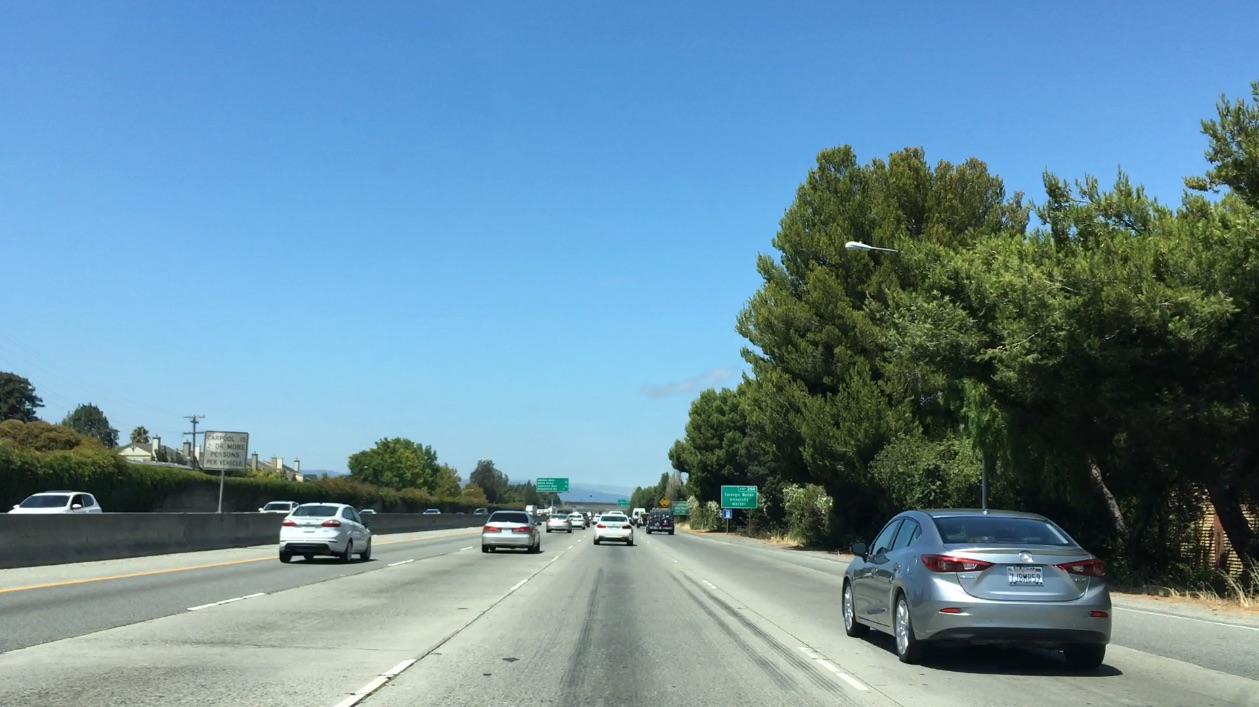
#> input picture vehicle-detect-tracking/exercise/bbox-example-image.jpg, 1259 x 707 px
$ jupyter execute exercises.ipynb   (shell and % lines are left out)
#> lines starting #> are read from the running program, lines starting #| are printed output that depends on the picture; after the words box and inside, x2 and y2 are one past the last pixel; in counts of white or black regions, pixels touching at a corner belong together
[cell 1]
import cv2
import numpy as np
import matplotlib.pyplot as plt
import matplotlib.image as mpimg
from sklearn.preprocessing import StandardScaler
from sklearn import svm
from sklearn import tree

# Template Matching

[cell 2]
img=mpimg.imread('bbox-example-image.jpg')
#> img is the input picture: shape (707, 1259, 3); mean R, G, B 104.8, 141, 158.4
img2=img.copy()
plt.imshow(img2)
plt.show()

template=mpimg.imread('cutout1.jpg')
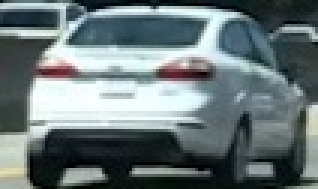
#> input picture vehicle-detect-tracking/exercise/cutout1.jpg, 106 x 63 px (shown 3 times larger)
#> template is the input picture: shape (63, 106, 3); mean R, G, B 105.4, 118.5, 120.3
plt.imshow(template)
plt.show()

[cell 3]
def draw_boxes(img, bboxes, color=(0, 0, 255), thick=6):
    # Make a copy of the image
    imcopy = np.copy(img)
    # Iterate through the bounding boxes
    for bbox in bboxes:
        # Draw a rectangle given bbox coordinates
        cv2.rectangle(imcopy, bbox[0], bbox[1], color, thick)
    # Return the image copy with boxes drawn
    return imcopy

[cell 4]
result=cv2.matchTemplate(img2,template,cv2.TM_SQDIFF)
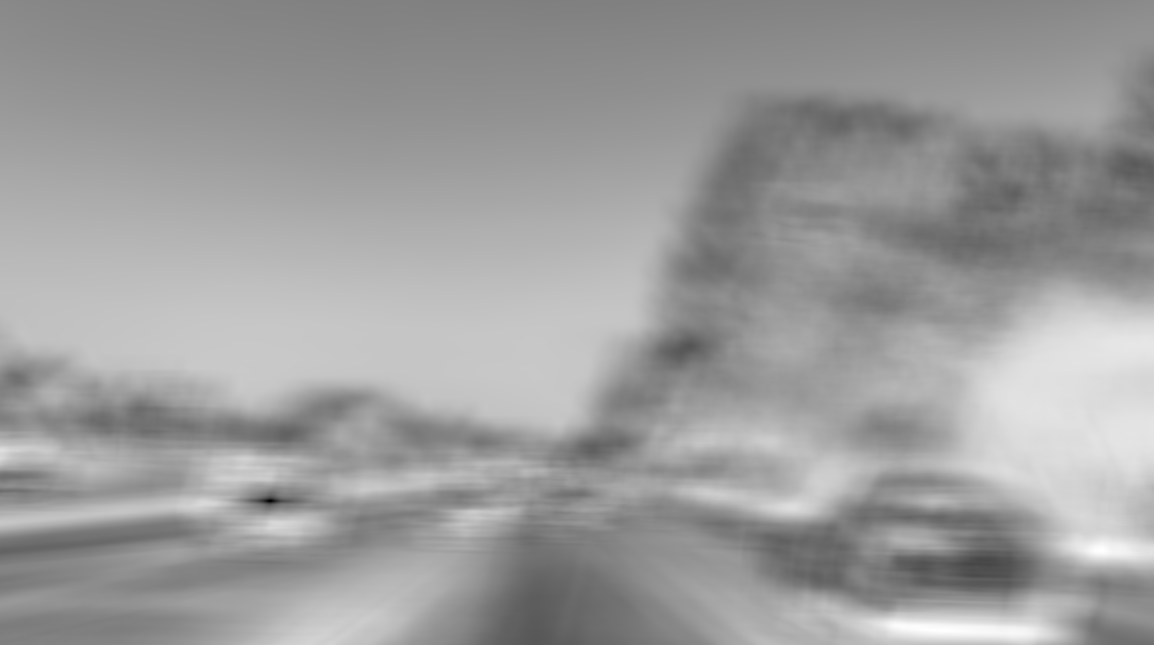
#> result: shape (645, 1154) float32; min 11411420, max 361114912, mean 227025552; drawn with min black and max white
min_val, max_val, min_loc, max_loc = cv2.minMaxLoc(result)
#> min_val = 11411420; max_val = 361114912; min_loc = (270, 500); max_loc = (1102, 550)

h,w=template.shape[:-1]
#> h = 63; w = 106
img2=draw_boxes(img, [((min_loc), (min_loc[0]+w,min_loc[1]+h))])
#> after the loop in draw_boxes, `for bbox in bboxes:`:
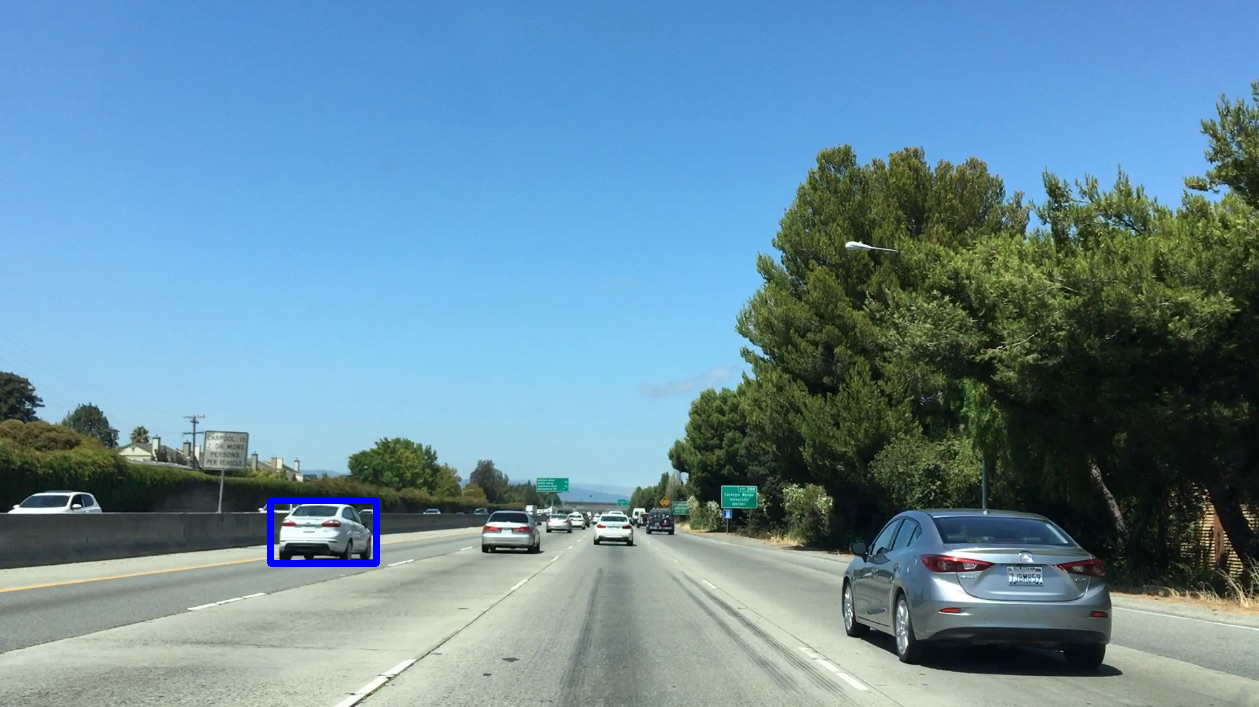
#> imcopy: shape (707, 1259, 3); 0.26% of pixels changed, all inside (x1, y1, x2, y2) = (267, 497, 380, 567)
plt.imshow(img2)
plt.show()

# Color Histogram

[cell 5]
from mpl_toolkits.mplot3d import Axes3D
def plot3d(pixels, colors_rgb,
        axis_labels=list("RGB"), axis_limits=[(0, 255), (0, 255), (0, 255)]):
    """Plot pixels in 3D."""

    # Create figure and 3D axes
    fig = plt.figure(figsize=(6, 6))
    ax = Axes3D(fig)

    # Set axis limits
    ax.set_xlim(*axis_limits[0])
    ax.set_ylim(*axis_limits[1])
    ax.set_zlim(*axis_limits[2])

    # Set axis labels and sizes
    ax.tick_params(axis='both', which='major', labelsize=14, pad=8)
    ax.set_xlabel(axis_labels[0], fontsize=16, labelpad=16)
    ax.set_ylabel(axis_labels[1], fontsize=16, labelpad=16)
    ax.set_zlabel(axis_labels[2], fontsize=16, labelpad=16)

    # Plot pixel values with colors given in colors_rgb
    ax.scatter(
        pixels[:, :, 0].ravel(),
        pixels[:, :, 1].ravel(),
        pixels[:, :, 2].ravel(),
        c=colors_rgb.reshape((-1, 3)), edgecolors='none')

    return ax  # return Axes3D object for further manipulation

[cell 6]
img=cv2.imread('vehicle1.png')
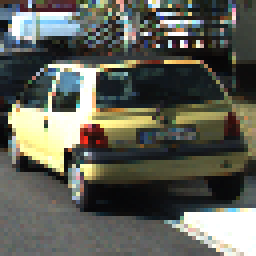
#> input picture vehicle-detect-tracking/exercise/vehicle1.png, 64 x 64 px (shown 4 times larger)
#> img is the input picture: shape (64, 64, 3); mean B, G, R 86.6, 95.9, 94.3
scale=(max(img.shape[0], img.shape[1], 64)/64)
#> scale = 1
img_small=cv2.resize(img,(int(img.shape[1]/scale), int(img.shape[0]/scale)))

# Convert subsampled image to desired color space(s)
img_small = cv2.cvtColor(img_small, cv2.COLOR_BGR2LUV)
#> img_small: shape (64, 64, 3); mean of channels 0, 1, 2 98.3, 96.7, 142.3
img_small_rgb = img_small/ 255.  # scaled to [0, 1], only for plotting
#> img_small_rgb: shape (64, 64, 3) float64; mean of channels 0, 1, 2 0.385, 0.379, 0.558

plot3d(img_small, img_small_rgb, axis_labels=list("LUV"))
plt.show()

img2=cv2.imread('nonvehicle1.png')
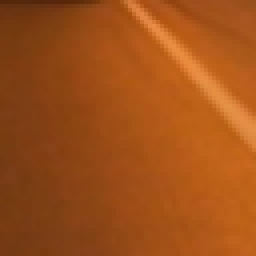
#> input picture vehicle-detect-tracking/exercise/nonvehicle1.png, 64 x 64 px (shown 4 times larger)
#> img2 is the input picture: shape (64, 64, 3); mean B, G, R 24.4, 80.3, 159.5
scale=(max(img2.shape[0], img2.shape[1], 64)/64)
img_small2=cv2.resize(img2,(int(img2.shape[1]/scale), int(img2.shape[0]/scale)))

# Convert subsampled image to desired color space(s)
img_small2 = cv2.cvtColor(img_small2, cv2.COLOR_BGR2LUV)
#> img_small2: shape (64, 64, 3); mean of channels 0, 1, 2 109.4, 142.2, 171.4
img_small_rgb2 = img_small2/ 255.  # scaled to [0, 1], only for plotting
#> img_small_rgb2: shape (64, 64, 3) float64; mean of channels 0, 1, 2 0.429, 0.558, 0.672

plot3d(img_small2, img_small_rgb2, axis_labels=list("LUV"))
plt.show()

# HOG

[cell 7]
from skimage.feature import hog

img=mpimg.imread('cutout1.jpg')
img=cv2.resize(img,(64,64))
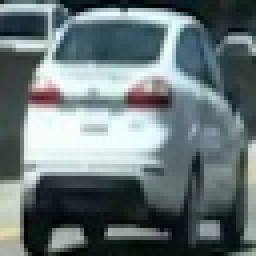
#> img: shape (64, 64, 3) (shown 4 times larger); mean R, G, B 105.2, 118.4, 120.2

gray=cv2.cvtColor(img,cv2.COLOR_RGB2GRAY)
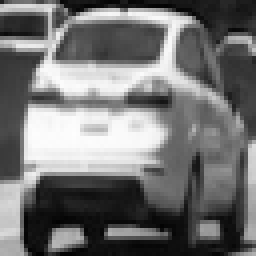
#> gray: shape (64, 64) (shown 4 times larger); min 2, max 254, mean 114.6
pix_per_cell=8
cell_per_block=2
orient=9

features, hog_image = hog(gray, orientations=orient, pixels_per_cell=(pix_per_cell, pix_per_cell), cells_per_block=(cell_per_block, cell_per_block), visualise=True, feature_vector=True)
#> features = 1764 values, max 0.607 at index 1336, min 0 at index 6, mean 0.117


fig,(ax1,ax2)=plt.subplots(1,2,figsize=(8,4),sharex=True,sharey=True)

print(features.shape)
#| (1764,)
ax1.imshow(img)
ax2.imshow(hog_image, cmap='gray')

plt.show()
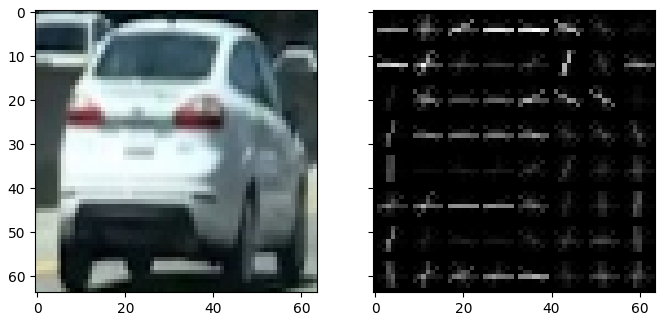
#> figure drawn by matplotlib, 2 panels

# Combine and Normalise Features

[cell 8]
X=np.array([[1,2,3,4],[100,200,300,400]], dtype=np.float64)
X_scaler=StandardScaler().fit(X)
scaled_x=X_scaler.transform(X)
print(scaled_x)
X_scaler.inverse_transform(scaled_x)

# SVM

[cell 9]
x1=np.random.multivariate_normal([3,3],[[0.5,0],[0,0.2]],200)
y1=np.zeros(len(x1),dtype=int)

x2=np.random.multivariate_normal([-3,-3],[[0.5,0],[0,0.2]],200)
y2=np.ones(len(x2),dtype=int)

plt.plot(x1[:,0],x1[:,1],'x',x2[:,0],x2[:,1],'x')
plt.show()

X=np.vstack((x1,x2))
Y=np.hstack((y1,y2))

[cell 10]
clf=svm.SVC(C=1, decision_function_shape='ovo', kernel='linear', verbose=True)
clf.fit(X,Y)

[cell 11]
# get the separating hyperplane
w = clf.coef_[0]
a = -w[0] / w[1]
xx = np.linspace(-5, 5)
yy = a * xx - (clf.intercept_[0]) / w[1]

# plot the parallels to the separating hyperplane that pass through the
# support vectors
b = clf.support_vectors_[0]
yy_down = a * xx + (b[1] - a * b[0])
b = clf.support_vectors_[-1]
yy_up = a * xx + (b[1] - a * b[0])

# plot the line, the points, and the nearest vectors to the plane
plt.plot(xx, yy, 'k-')
plt.plot(xx, yy_down, 'k--')
plt.plot(xx, yy_up, 'k--')

plt.scatter(clf.support_vectors_[:, 0], clf.support_vectors_[:, 1],
            s=80, facecolors='none')
plt.scatter(X[:, 0], X[:, 1], c=Y, cmap=plt.cm.Paired)

plt.axis('tight')
plt.show()
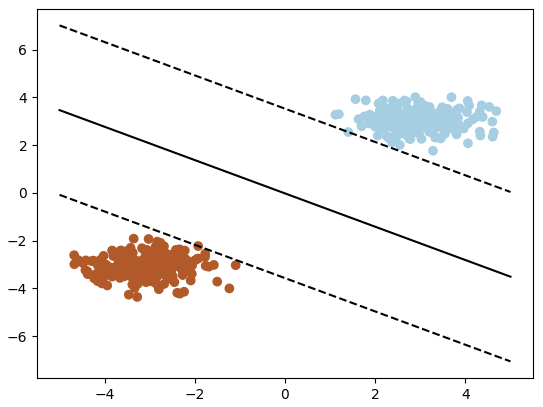
#> figure drawn by matplotlib, 1 panel; curve peaks at x = -5, y = 3.46; curve peaks at x = -5, y = 7.01; curve peaks at x = -5, y = -0.0859

[cell 12]
clf.predict([[-3,-3]])

# Decision Tree

[cell 13]
from sklearn.model_selection import train_test_split

x1=np.random.multivariate_normal([1,0.5],[[0.5,0],[0,0.2]],200)
y1=np.zeros(len(x1),dtype=int)

x2=np.random.multivariate_normal([-1,-0.5],[[0.5,0],[0,0.2]],200)
y2=np.ones(len(x2),dtype=int)

X=np.vstack((x1,x2))
Y=np.hstack((y1,y2))

X_train, X_test, y_train, y_test = train_test_split(
    X, Y, test_size=0.25)

clf=tree.DecisionTreeClassifier()
clf.fit(X_train,y_train)

pred=clf.predict(X_test)
accuracy=np.mean(pred==y_test)
print(accuracy)

[cell 14]

def plot_decision_tree(clf, X, Y):
    n_classes=2
    plot_colors = "bry"
    plot_step=0.02
    plt.subplot(1,1,1)
    x_min, x_max = X[:, 0].min() - 1, X[:, 0].max() + 1
    y_min, y_max = X[:, 1].min() - 1, X[:, 1].max() + 1
    xx, yy = np.meshgrid(np.arange(x_min, x_max, plot_step),
                         np.arange(y_min, y_max, plot_step))

    Z = clf.predict(np.c_[xx.ravel(), yy.ravel()])
    Z = Z.reshape(xx.shape)
    cs = plt.contourf(xx, yy, Z, cmap=plt.cm.Paired)

    plt.xlabel('X1')
    plt.ylabel('X2')
    plt.axis("tight")

    # Plot the training points
    for i, color in zip(range(n_classes), plot_colors):
        idx = np.where(Y == i)
        plt.scatter(X[idx, 0], X[idx, 1], c=color, cmap=plt.cm.Paired)

plot_decision_tree(clf, X, Y)
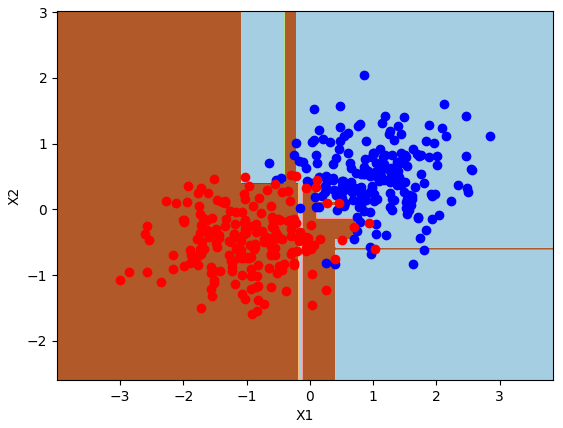
#> figure drawn by matplotlib, 1 panel
